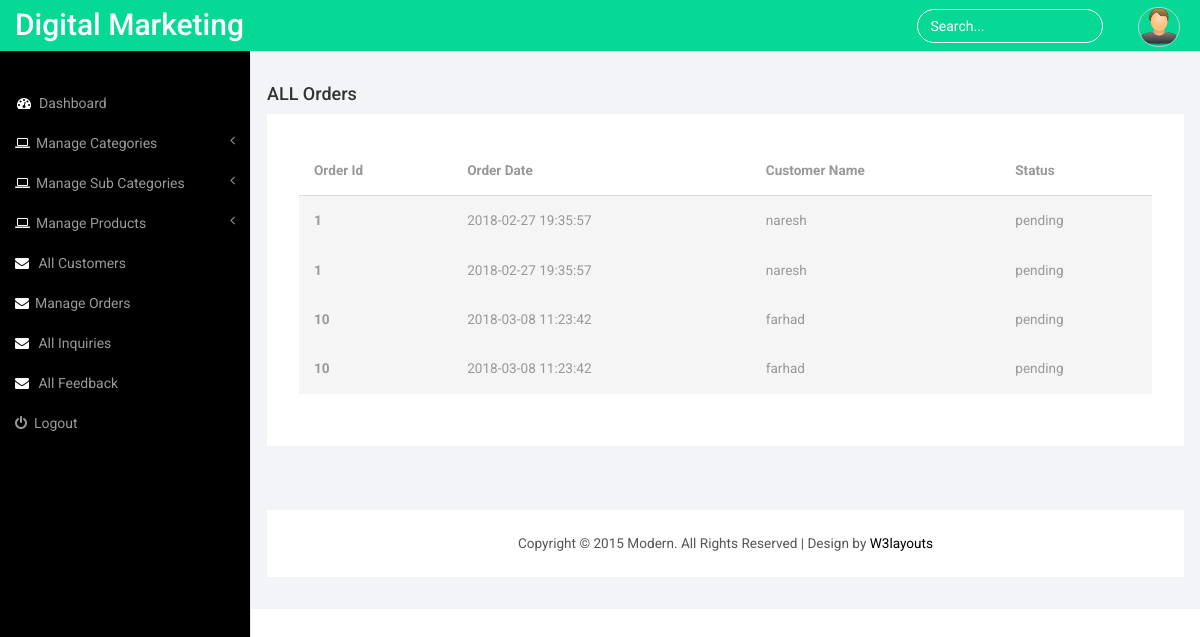
/web-tier/clothStore/DM/Admin/All_Orders.php, run on the app's committed database.
### tables this page shows
CREATE TABLE IF NOT EXISTS `tbl_orders` (
  `id` int(11) NOT NULL,
  `date` date NOT NULL,
  `customer_id` int(11) NOT NULL,
  `status` enum('pending','completed') NOT NULL DEFAULT 'pending'
);

CREATE TABLE IF NOT EXISTS `tbl_customers` (
  `id` int(11) NOT NULL,
  `name` varchar(30) NOT NULL,
  `email` varchar(30) NOT NULL,
  `password` varchar(50) NOT NULL,
  `contact` bigint(10) NOT NULL,
  `gender` varchar(30) NOT NULL,
  `date` timestamp NOT NULL DEFAULT CURRENT_TIMESTAMP,
  `address` varchar(255) DEFAULT NULL,
  `city` varchar(30) DEFAULT NULL,
  `state` varchar(30) DEFAULT NULL
);

### web-tier/clothStore/DM/Admin/All_Orders.php (the view, shortened to what this page needs)
<?php
include 'inc/connection.php';
$result= $con->query("SELECT * FROM `tbl_orders` INNER JOIN tbl_customers ON tbl_customers.id=tbl_orders.customer_id");
?>
<!DOCTYPE HTML>
<html>
<head>
<link href="css/bootstrap.min.css" rel='stylesheet' type='text/css' />
<link href="css/style.css" rel='stylesheet' type='text/css' />
<link href="css/font-awesome.css" rel="stylesheet">
</head>
<body>
<div id="wrapper">
          <?php include './inc/header1.php';?>
        <div id="page-wrapper">
        <div class="col-md-12 graphs">
	   <div class="xs">
  	 <h4>ALL Orders</h4>
  	<div class="bs-example4" data-example-id="contextual-table">
    <table class="table">
      <thead>
        <tr>
          <th>Order Id</th>
          <th>Order Date</th>
          <th>Customer Name</th>
          <th>Status</th>
        </tr>
      </thead>
      <tbody>
       <?php
          while($row= $result->fetch_object())
          {
              ?>
                <tr class="active">
                <th scope="row"><?php echo $row->id;?></th>
                <td><?php echo $row->date;?></td>
                <td><?php echo $row->name?></td>
                <td><?php echo $row->status?></td>
               </tr>
              <?php
          }
          ?>
      </tbody>
    </table>
   </div>
  </div>
  <div class="copy_layout">
      <p>Copyright © 2015 Modern. All Rights Reserved | Design by <a href="http://w3layouts.com/" target="_blank">W3layouts</a> </p>
  </div>
   </div>
      </div>
   </div>
<link href="css/custom.css" rel="stylesheet">
</body>
</html>

### web-tier/clothStore/DM/Admin/css/style.css (style rules this page uses)
h4, h5, h6, h1, h2, h3 { margin-top: 0; }
p { margin: 0; }
html, body { font-family: 'Roboto', sans-serif; font-size: 100%; background:#000; overflow-x: hidden; }
body a { transition:0.5s all; -webkit-transition:0.5s all; -moz-transition:0.5s all; -o-transition:0.5s all; -ms-transition:0.5s all; }
.copy p, .copy_layout p { font-size:0.85em; color:#555; }
.copy p a, .copy_layout p a { color:#000; }
.graphs { padding: 2em 1em; background: #f2f4f8; font-family: 'Roboto', sans-serif; }
.bs-example4 { background: #fff; padding: 2em; }
.table > thead > tr > th, .table > tbody > tr > th, .table > tfoot > tr > th, .table > thead > tr > td, .table > tbody > tr > td, .table > tfoot > tr > td { border-top: none !important; }
.table > thead > tr > th, .table > tbody > tr > th, .table > tfoot > tr > th, .table > thead > tr > td, .table > tbody > tr > td, .table > tfoot > tr > td { font-size: 0.85em; color: #999; }
.table td, .table>tbody>tr>td, .table>tbody>tr>th, .table>tfoot>tr>td, .table>tfoot>tr>th, .table>thead>tr>td, .table>thead>tr>th { padding:15px !important; }
.table > thead > tr > th { border-bottom: 1px solid #ddd !important; }
.copy_layout { padding:1.5em 0; background:#fff; text-align:center; margin: 4em 0 0em 0; }

### web-tier/clothStore/DM/Admin/css/custom.css (style rules this page uses)
#wrapper { width: 100%; }
#page-wrapper { min-height: 568px; background-color: #fff; }
@media (min-width:768px) { #page-wrapper { position: inherit; margin: 0 0 0 250px; border-left: 1px solid #e7e7e7; } }

### data on the page
tbl_orders: customer "1", customer.date "2018-02-27 19:35:57", customer.name "naresh", status "pending"
tbl_orders: customer "1", customer.date "2018-02-27 19:35:57", customer.name "naresh", status "pending"
tbl_orders: customer "10", customer.date "2018-03-08 11:23:42", customer.name "farhad", status "pending"
tbl_orders: customer "10", customer.date "2018-03-08 11:23:42", customer.name "farhad", status "pending"
